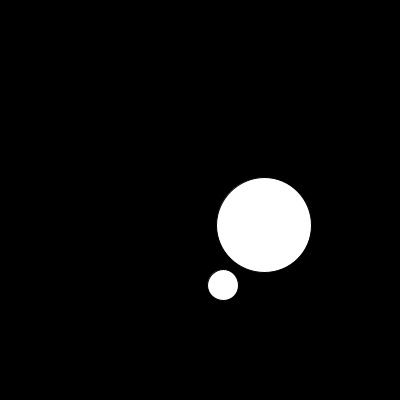
Frame 1 (no input)
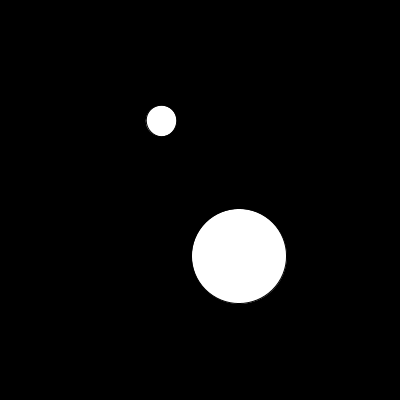
Frame 60 (the mouse pressed at the canvas centre just before this capture)
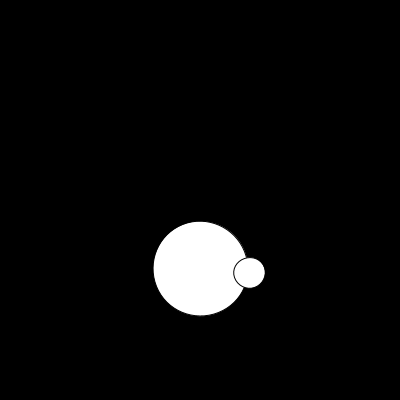
Frame 120 (the mouse held since frame 60 and released just before this capture)

The Processing sketch that drew these frames (run headless with seeded random() and noise(); from frame 60 on, the mouse is pressed at the canvas centre):

// Processing sketch: arrays1
// ── arrays1.pde
// DOS FIGUARAS EN ROTACION
float angle, angle2;
int x,y,d;
int x2,y2,d2;

void setup() {
  size(400,400);
  x = (int)random(width/4);
  y = (int)random(height/4);
  d = (int)random(100);
  x2 = (int)random(width/4);
  y2= (int)random(height/4);
  d2 = (int)random(100);
}

void draw() {
  background(0);
  
  pushMatrix();
  translate(width/2,height/2);
  rotate(angle);
  ellipse(x,y,d,d);
  angle+=0.01;
  popMatrix();
  
  pushMatrix(); 
  translate(width/2,height/2);
  rotate(angle2);
  ellipse(x2,y2,d2,d2);
  angle2+=0.05;
  popMatrix();

}
